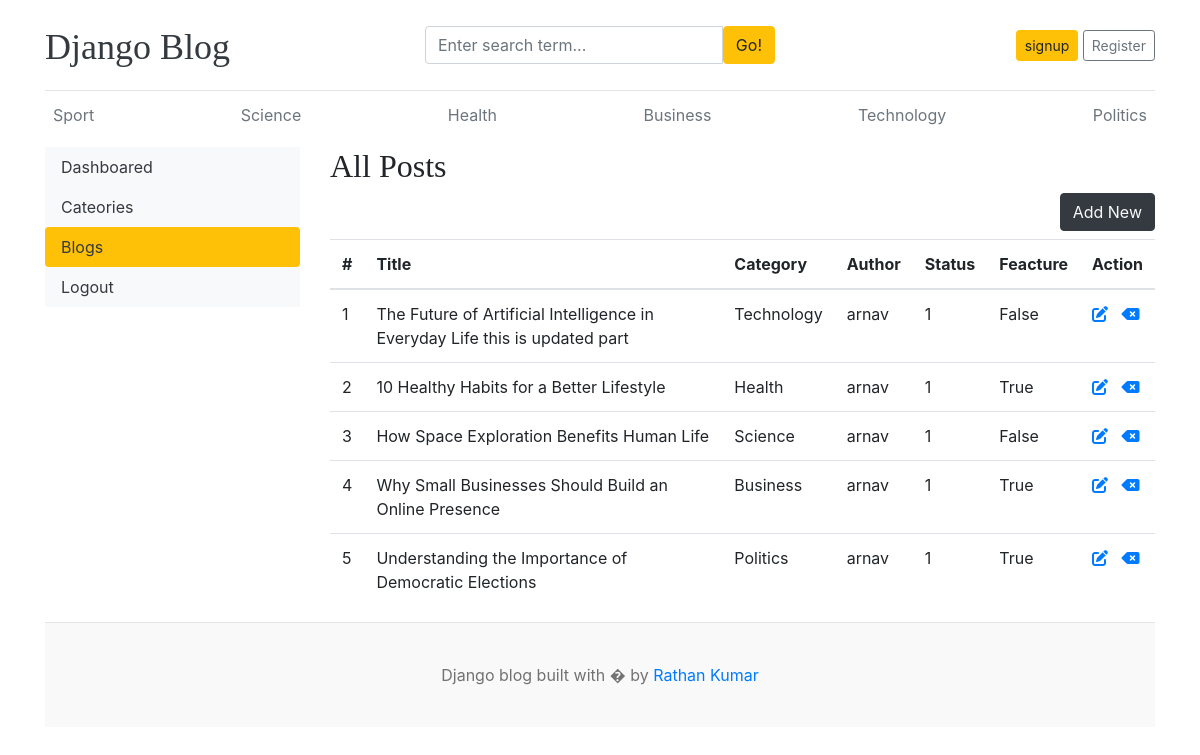
The app's page /dashboard/posts/ with its own data.
### blogs/models.py (models this page shows)
class Category(models.Model):
    category_name = models.CharField(unique=True)
    created_by = models.DateTimeField(auto_now_add=True)
    update_by = models.DateTimeField(auto_now=True)
    def __str__(self):
        return self.category_name

class Blog(models.Model) :
    title = models.CharField(max_length=100)
    slug = models.SlugField(max_length=150, unique=True, blank=True)
    category=models.ForeignKey(Category, on_delete=models.CASCADE)
    author= models.ForeignKey(User, on_delete=models.CASCADE)
    featured_image=models.ImageField(upload_to="uploads/%y/%m/%d")
    short_description= models.TextField(max_length=500)
    blog_body=models.TextField(max_length=2000)
    status=models.IntegerField(choices=STATUS_CHOICES, default=0)
    is_featured=models.BooleanField(default=False)
    created_by = models.DateTimeField(auto_now_add=True)
    update_by = models.DateTimeField(auto_now=True)
    def __str__(self):
        return self.title

### Dashboard/views.py (the view)
# urls.py: path('posts/', views.posts, name='posts'),
def posts(request):
    posts = Blog.objects.all()
    context = {
        'posts': posts
    }
    return render(request, 'dashboard/posts.html', context )

### blogs/context_processors.py (called while the page is built)
def get_categories(request):
    categories = Category.objects.all()
    return dict(categories=categories)

def get_social_links(request):
    social_links = SocialLink.objects.all()
    return dict(social_links=social_links)

### templates/dashboard/posts.html (shortened to what this page needs)
{% extends 'base.html' %}
{% block content %}
 <div class="nav-scroller py-1 mb-2">
        <nav class="nav d-flex justify-content-between">
          {% for i in categories %}
          <a class="p-2 text-muted" href="/category/{{ i.id }}/">{{i.category_name}}</a>
          {% endfor %}
        </nav>
      </div>
<div class="row">
    {% include "dashboard/slider.html" %}
    <div class="col-md-9">
        <h2>All Posts</h2>
        <a href="{% url 'add_posts' %}" class="btn btn-dark text-light float-right mb-2">Add New</a>
        <table class="table table-hover">
            <thead>
              <tr>
                <th>#</th>
                <th>Title</th>
                <th>Category</th>
                <th>Author</th>
                <th>Status</th>
                <th>Feacture</th>
                <th>Action</th>
              </tr>
            </thead>
            <tbody>
            {% for post in posts %}
              <tr>
                <td>{{ forloop.counter }}</td>
                <td>{{ post }}</td>
                <td>{{ post.category }}</td>
                <td>{{post.author}}</td>
                <td>{{post.status}}</td>
                <td>{{post.is_featured}}</td>
                <td>
                    <a href="{% url "edit_posts" post.id %}"><i class="fa-solid fa-pen-to-square"></i></a>
                    <a href="{% url "delete_posts" post.id %}"><i class="fa-solid fa-delete-left"></i></a>
                </td>
              </tr>
            {% endfor %}
            </tbody>
          </table>
    </div>
</div>
{% endblock %}

### blog_main/static/css/blog.css (style rules this page uses)
h1, h2, h3, h4, h5, h6 { font-family: "Playfair Display", Georgia, "Times New Roman", serif; }

### records on screen
Category: category_name "Sport"
Category: category_name "Science"
Category: category_name "Health"
Category: category_name "Business"
Category: category_name "Technology"
Category: category_name "Politics"
Blog: title "The Future of Artificial Intelligence in Everyday Life this is updated part", category "Technology", author "arnav", status "1", is_featured "False"
Blog: title "10 Healthy Habits for a Better Lifestyle", category "Health", author "arnav", status "1", is_featured "True"
Blog: title "How Space Exploration Benefits Human Life", category "Science", author "arnav", status "1", is_featured "False"
Blog: title "Why Small Businesses Should Build an Online Presence", category "Business", author "arnav", status "1", is_featured "True"
Blog: title "Understanding the Importance of Democratic Elections", category "Politics", author "arnav", status "1", is_featured "True"
